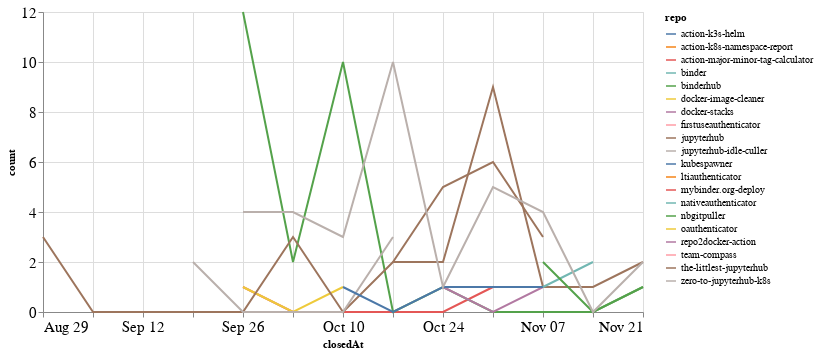

The code cell stored with this chart in its notebook:
### Code cell
closed_by_time = closed_by.groupby('repo').resample('W', on='closedAt').count()['author'].reset_index()
closed_by_time = closed_by_time.rename(columns={'author': 'count'})

alt.Chart(closed_by_time, width=600).mark_line().encode(
    x='closedAt',
    y='count',
    color='repo',
    tooltip="repo"
)

### Figure 1 — Vega-Lite specification as saved in the notebook (floating-point values rounded to 4 significant figures)
{"config": {"axisLeft": {"labelFontSize": 15}, "axisBottom": {"labelFontSize": 15}}, "data": {"name": "data-ad598b2a2577d4e6455d31fcb1a151b8"}, "mark": "line", "encoding": {"color": {"type": "nominal", "field": "repo"}, "tooltip": {"type": "nominal", "field": "repo"}, "x": {"type": "temporal", "field": "closedAt"}, "y": {"type": "quantitative", "field": "count"}}, "width": 600, "$schema": "https://vega.github.io/schema/vega-lite/v4.8.1.json", "datasets": {"data-ad598b2a2577d4e6455d31fcb1a151b8": [{"repo": "action-k3s-helm", "closedAt": "2021-10-10T00:00:00", "count": 2}, {"repo": "action-k8s-namespace-report", "closedAt": "2021-09-26T00:00:00", "count": 1}, {"repo": "action-major-minor-tag-calculator", "closedAt": "2021-09-26T00:00:00", "count": 1}, {"repo": "action-major-minor-tag-calculator", "closedAt": "2021-10-03T00:00:00", "count": 0}, {"repo": "action-major-minor-tag-calculator", "closedAt": "2021-10-10T00:00:00", "count": 0}, {"repo": "action-major-minor-tag-calculator", "closedAt": "2021-10-17T00:00:00", "count": 0}, {"repo": "action-major-minor-tag-calculator", "closedAt": "2021-10-24T00:00:00", "count": 0}, {"repo": "action-major-minor-tag-calculator", "closedAt": "2021-10-31T00:00:00", "count": 1}, {"repo": "binder", "closedAt": "2021-10-03T00:00:00", "count": 1}, {"repo": "binderhub", "closedAt": "2021-09-26T00:00:00", "count": 12}, {"repo": "binderhub", "closedAt": "2021-10-03T00:00:00", "count": 2}, {"repo": "binderhub", "closedAt": "2021-10-10T00:00:00", "count": 10}, {"repo": "binderhub", "closedAt": "2021-10-17T00:00:00", "count": 0}, {"repo": "binderhub", "closedAt": "2021-10-24T00:00:00", "count": 1}, {"repo": "binderhub", "closedAt": "2021-10-31T00:00:00", "count": 0}, {"repo": "binderhub", "closedAt": "2021-11-07T00:00:00", "count": 0}, {"repo": "binderhub", "closedAt": "2021-11-14T00:00:00", "count": 0}, {"repo": "binderhub", "closedAt": "2021-11-21T00:00:00", "count": 1}, {"repo": "docker-image-cleaner", "closedAt": "2021-09-26T00:00:00", "count": 1}, {"repo": "docker-image-cleaner", "closedAt": "2021-10-03T00:00:00", "count": 0}, {"repo": "docker-image-cleaner", "closedAt": "2021-10-10T00:00:00", "count": 1}, {"repo": "docker-stacks", "closedAt": "2021-10-24T00:00:00", "count": 1}, {"repo": "docker-stacks", "closedAt": "2021-10-31T00:00:00", "count": 0}, {"repo": "docker-stacks", "closedAt": "2021-11-07T00:00:00", "count": 1}, {"repo": "docker-stacks", "closedAt": "2021-11-14T00:00:00", "count": 1}, {"repo": "firstuseauthenticator", "closedAt": "2021-10-31T00:00:00", "count": 4}, {"repo": "jupyterhub", "closedAt": "2021-08-29T00:00:00", "count": 3}, {"repo": "jupyterhub", "closedAt": "2021-09-05T00:00:00", "count": 0}, {"repo": "jupyterhub", "closedAt": "2021-09-12T00:00:00", "count": 0}, {"repo": "jupyterhub", "closedAt": "2021-09-19T00:00:00", "count": 0}, {"repo": "jupyterhub", "closedAt": "2021-09-26T00:00:00", "count": 0}, {"repo": "jupyterhub", "closedAt": "2021-10-03T00:00:00", "count": 3}, {"repo": "jupyterhub", "closedAt": "2021-10-10T00:00:00", "count": 0}, {"repo": "jupyterhub", "closedAt": "2021-10-17T00:00:00", "count": 2}, {"repo": "jupyterhub", "closedAt": "2021-10-24T00:00:00", "count": 2}, {"repo": "jupyterhub", "closedAt": "2021-10-31T00:00:00", "count": 9}, {"repo": "jupyterhub", "closedAt": "2021-11-07T00:00:00", "count": 1}, {"repo": "jupyterhub", "closedAt": "2021-11-14T00:00:00", "count": 1}, {"repo": "jupyterhub", "closedAt": "2021-11-21T00:00:00", "count": 2}, {"repo": "jupyterhub-idle-culler", "closedAt": "2021-09-19T00:00:00", "count": 2}, {"repo": "jupyterhub-idle-culler", "closedAt": "2021-09-26T00:00:00", "count": 0}, {"repo": "jupyterhub-idle-culler", "closedAt": "2021-10-03T00:00:00", "count": 0}, {"repo": "jupyterhub-idle-culler", "closedAt": "2021-10-10T00:00:00", "count": 0}, {"repo": "jupyterhub-idle-culler", "closedAt": "2021-10-17T00:00:00", "count": 3}, {"repo": "kubespawner", "closedAt": "2021-10-10T00:00:00", "count": 1}, {"repo": "kubespawner", "closedAt": "2021-10-17T00:00:00", "count": 0}, {"repo": "kubespawner", "closedAt": "2021-10-24T00:00:00", "count": 1}, {"repo": "kubespawner", "closedAt": "2021-10-31T00:00:00", "count": 1}, {"repo": "kubespawner", "closedAt": "2021-11-07T00:00:00", "count": 1}, {"repo": "ltiauthenticator", "closedAt": "2021-11-21T00:00:00", "count": 2}, {"repo": "mybinder.org-deploy", "closedAt": "2021-10-17T00:00:00", "count": 1}, {"repo": "nativeauthenticator", "closedAt": "2021-11-07T00:00:00", "count": 1}, {"repo": "nativeauthenticator", "closedAt": "2021-11-14T00:00:00", "count": 2}, {"repo": "nbgitpuller", "closedAt": "2021-11-07T00:00:00", "count": 2}, {"repo": "nbgitpuller", "closedAt": "2021-11-14T00:00:00", "count": 0}, {"repo": "nbgitpuller", "closedAt": "2021-11-21T00:00:00", "count": 1}, {"repo": "oauthenticator", "closedAt": "2021-10-17T00:00:00", "count": 1}, {"repo": "repo2docker-action", "closedAt": "2021-11-07T00:00:00", "count": 1}, {"repo": "team-compass", "closedAt": "2021-10-03T00:00:00", "count": 1}, {"repo": "the-littlest-jupyterhub", "closedAt": "2021-10-17T00:00:00", "count": 2}, {"repo": "the-littlest-jupyterhub", "closedAt": "2021-10-24T00:00:00", "count": 5}, {"repo": "the-littlest-jupyterhub", "closedAt": "2021-10-31T00:00:00", "count": 6}, {"repo": "the-littlest-jupyterhub", "closedAt": "2021-11-07T00:00:00", "count": 3}, {"repo": "zero-to-jupyterhub-k8s", "closedAt": "2021-09-26T00:00:00", "count": 4}, {"repo": "zero-to-jupyterhub-k8s", "closedAt": "2021-10-03T00:00:00", "count": 4}, {"repo": "zero-to-jupyterhub-k8s", "closedAt": "2021-10-10T00:00:00", "count": 3}, {"repo": "zero-to-jupyterhub-k8s", "closedAt": "2021-10-17T00:00:00", "count": 10}, {"repo": "zero-to-jupyterhub-k8s", "closedAt": "2021-10-24T00:00:00", "count": 1}, {"repo": "zero-to-jupyterhub-k8s", "closedAt": "2021-10-31T00:00:00", "count": 5}, {"repo": "zero-to-jupyterhub-k8s", "closedAt": "2021-11-07T00:00:00", "count": 4}, {"repo": "zero-to-jupyterhub-k8s", "closedAt": "2021-11-14T00:00:00", "count": 0}, {"repo": "zero-to-jupyterhub-k8s", "closedAt": "2021-11-21T00:00:00", "count": 2}]}}
